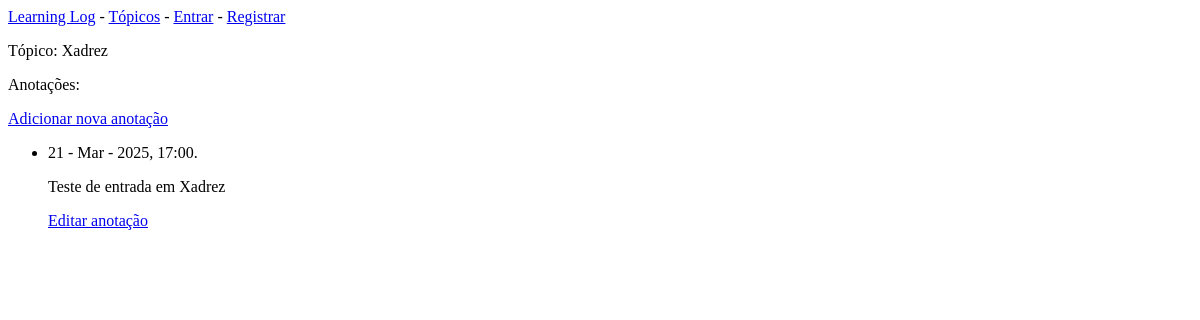
The app's page /topics/4/, older data.
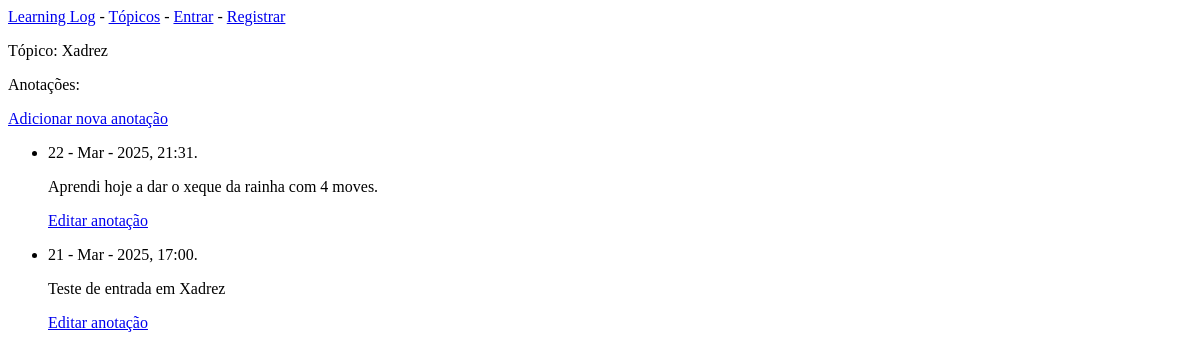
The same page, newer data.
### learning_logs/models.py (models this page shows, shortened)
class Topic(models.Model): # Define um modelo/tabela chamado Topic
    text = models.CharField(max_length=200) # Define um campo de texto com no máximo 200 caracteres
    date_added = models.DateTimeField(auto_now_add=True) # Define um campo de data e hora que armazena a data e hora atuais
    class Meta:
        verbose_name_plural = 'topics' # Define o plural de 'Topic' como 'topics', passando essa informação para que o Django não adicione um 's' ao final do nome da tabela
    def __str__(self):
        return self.text # Retorna o texto do campo text

class Entry(models.Model):
    topic = models.ForeignKey(Topic, on_delete=models.CASCADE) # Define um campo que estabelece uma relação entre as tabelas Topic e Entry
    text = models.TextField() # Define um campo de texto
    date_added = models.DateTimeField(auto_now_add=True) # Define um campo de data e hora, automaticamente preenchido com a data e hora atuais do momento da criação do objeto
    class Meta:
        verbose_name_plural = 'entries' # Define o plural de 'Entry' como 'entries', passando essa informação para que o Django não adicione um 's' ao final do nome da tabela

### learning_logs/views.py (the view)
# urls.py: path('topics/<topic_id>/', views.topic, name='topic'), # Define a URL para a página topic.html, passando o argumento topic_id para a view topic
def topic(request, topic_id):
    topic = Topic.objects.get(id=topic_id) # Busca um objeto Topic com o id passado como argumento
    entries = topic.entry_set.order_by('-date_added') # Busca todas as entradas relacionadas ao tópico e as ordena pela data de criação
    context = {'topic': topic, 'entries': entries} # Cria um dicionário com as chaves 'topic' e 'entries' e os valores topic e entries, respectivamente
    return render(request, 'learning_logs/topic.html', context) # Renderiza a página topic.html, passando o dicionário context como argumento

### learning_logs/templates/learning_logs/topic.html (shortened to what this page needs)
{% extends "learning_logs/base.html" %}
{% block content%}
<p>Tópico: {{ topic }}</p>
<p>Anotações: </p>
<p><a href="{% url 'new_entry' topic.id %}">Adicionar nova anotação</a></p>
<ul>
    {% for entry in entries %}
        <li>
            <p>{{ entry.date_added|date:'d - M - Y, H:i.' }}</p>
            <p>{{ entry.text|linebreaks }}</p>
            <p>
                <a href="{% url 'edit_entry' entry.id %}">Editar anotação</a>
            </p>
        </li>
        {% empty %}
        <li>Não há entradas para este tópico.</li>
    {% endfor %}
</ul>
{% endblock content %}

### learning_logs/templates/learning_logs/base.html
<p>
    <a href="{% url 'index' %}">Learning Log</a> -
    <a href="{% url 'topics' %}">Tópicos</a>
    {% if user.is_authenticated %}
        Olá, {{ user.username }}.
        <a href="{% url 'logout' %}">Sair</a>
    {% else %}
        - <a href="{% url 'login' %}">Entrar</a>
        - <a href="{% url 'register' %}">Registrar</a>
    {% endif %}
</p>
{% block content %}{% endblock content %}

Row changes from the older to the newer data that the page shows:
added Entry: date_added "22 - Mar - 2025, 21:31.", text "Aprendi hoje a dar o xeque da rainha com 4 moves."
